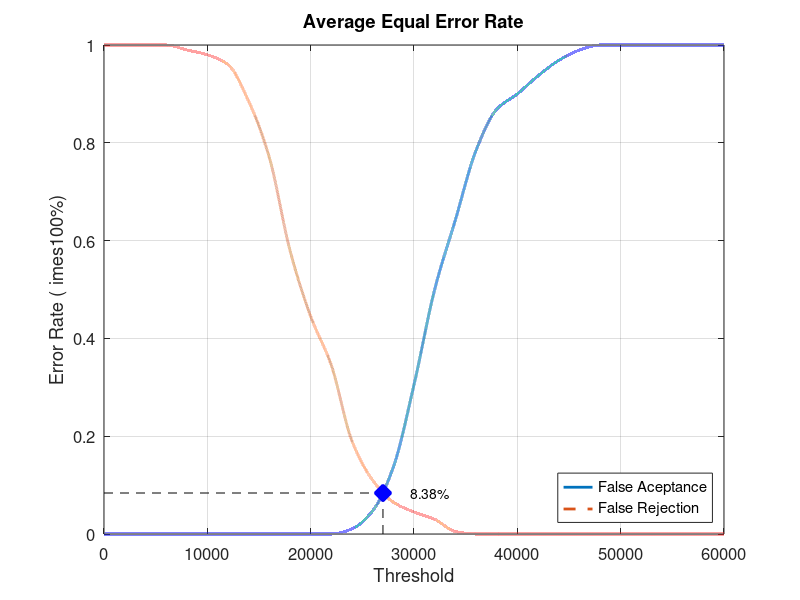
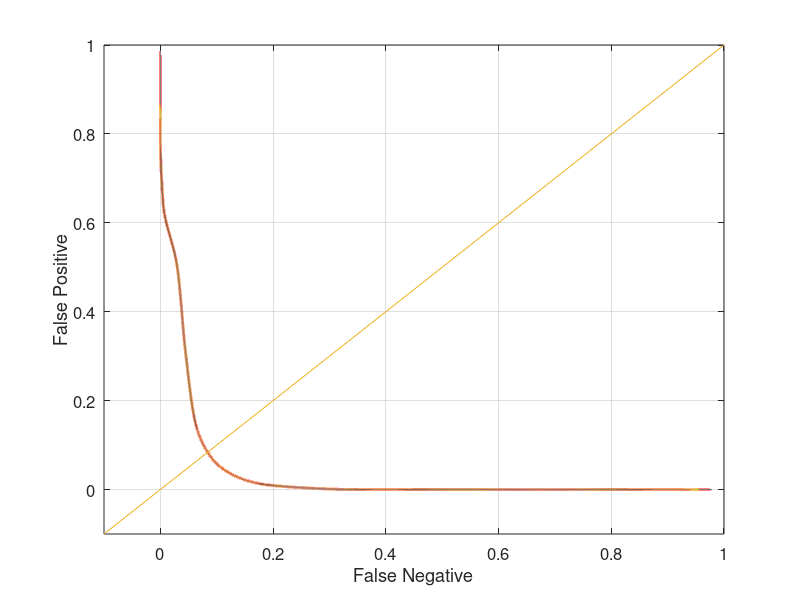

Source code (MATLAB) for these figures, in order:
close all;
clear;
clc;
x = 0:2000:60000;
xq = 0:0.5:60000;

y0 = [0 0 0 0 0 0 0 0 0 0 0 0 0.0105263 0.0473684 0.136842 0.305263 0.5 0.642105 0.784211 0.868421 0.9 0.936842 0.968421 0.989474 1 1 1 1 1 1 1]
yy0 = interp1(x, y0, xq, 'pchip');
y1 = [1 1 1 1 0.99 0.98 0.96 0.885 0.77 0.58 0.445 0.345 0.19 0.11 0.065 0.045 0.03 0.005 0 0 0 0 0 0 0 0 0 0 0 0 0]
yy1 = interp1(x, y1, xq, 'pchip');

% Calculating EER: 
y2 = abs(y0 - y1);
find(y2 == min(y2))
yy2 = abs(yy0 - yy1);
xEER = find(yy2 == min(yy2));
xEERIndex = xq(xEER) % X-axis EER
yEER = yy0(xEER) % Y-axis EER

main = figure
plot(xq, yy0,'-','LineWidth', 2);	hold on
plot(xq, yy1,'--','LineWidth', 2);	hold on
plot([xEERIndex xEERIndex], [0 yEER], 'k--');	hold on
plot([0 xEERIndex], [yEER yEER], 'k--');	hold on
plot(xEERIndex, yEER, 'bx', 'LineWidth', 10);	hold on
text(xEERIndex + 10 * xEERIndex / 100, yEER, [num2str(round((10000 * yEER)) / 100) '%'])
legend('False Aceptance', 'False Rejection', 'Location', 'SouthEast')
xlabel('Threshold')
ylabel('Error Rate (	imes100%)')
title('Average Equal Error Rate')
set(gca, 'FontSize', 12)
axis([0 60000 0 1])
grid on

print(main, 'Database1_3Main', '-dpng');
FNRxFPR = figure('Color', [1 1 1]);
plot(yy1, yy0, '-', yy1, yy0, 'LineWidth', 2);
hold on
y = -0.1:0.1:1
plot(y, y); 
set(gca, 'FontSize', 12)
xlabel('False Negative')
ylabel('False Positive')
axis([-0.1 1 -0.1 1])
set(gca, 'FontSize', 12)
grid on

print(FNRxFPR, 'Database1_3FNRxFPR','-dpng');
